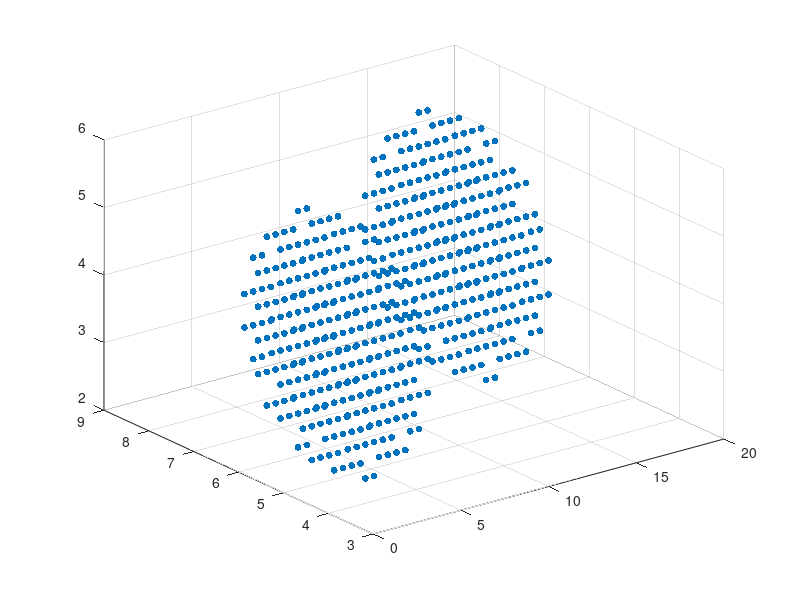

The MATLAB source for this figure: (Note: this script raises an error after producing the figure.)
% nH_skewColl_3d.m 
% 3d neo-Hookean model (skew impact of balls with gravity)

d = 3;              % dimension
CFL = 0.25;
tf  = 25.0;         % final time
dtk = 0.01;         % uniform time step
g = 9.80665/100;    % gravitational constant

% Material & Plot settings
ppc  = 2;           % # particles per grid cell = ppc^d
psize = 25;         % for plotting particles
sqSz = 1;           % for plotting grid nodes

% Elastic constants
% (E = 31.685, nu = 0.44022) -> mu = 11.0001, Ka = 88.3378, La = 81.0044
E_ym = 31.685; nu_pr = 0.44022;
mu = 0.5*E_ym/(1+nu_pr);    % shear modulus
Ka = (E_ym/3)/(1-2*nu_pr);  % bulk modulus 
La = Ka-(2/3)*mu;           % Lame's 1st parameter
md_p = 5.0;                 % particle mass density (for all p)
    
% Elastic params struct for funct. handles
elast.mu = mu; elast.Ka = Ka; elast.La = La;    % struct for funct. handles

% ======================== EULERIAN MESH =================================
a = 20.0; b = 12.0; c = 8.0; % Eul mesh domain: x=0:a, y=0:b, z=0:c
h = [1.0, 1.0, 1.0];         % grid stepsize (20x12x8 grid cells)   
% h = [0.5, 0.5, 0.5];         % grid stepsize (40x24x16 grid cells) 

% Grid & Particle initialization
x = 0:h(1):a;       % without padding
y = 0:h(2):b;
z = 0:h(3):c;
nx = length(x)-1;   % # x-axis partitions
ny = length(y)-1;   % # y-axis partitions
nz = length(z)-1;   % # z-axis partitions

[Ei,Ej,Ek] = meshgrid(x,y,z);   % grid node positions
NG = length(Ei(:));             % # grid nodes
    
% Eulerian grid struct
grid.O = [min(x) min(y) min(z)]; % origin = grid bottom-left corner (1x3)
grid.h = h;                      % 1x3
grid.n = [nx, ny, nz];           % 1x3
grid.height = Ek(:);             % NGx1

% Boundary Condition grid indices
BCg = zeros(size(Ei,1),size(Ei,2),size(Ei,3));
BCg(1,:,:)=1; BCg(end,:,:)=1; 
BCg(:,1,:)=1; BCg(:,end,:)=1;
BCg(:,:,1)=1; BCg(:,:,end)=1;
BCg = find(BCg(:));
    
% ======================= LAGRANGIAN PARTICLES ===========================
% Ball initial values
    % c1 
    c1x = 3.0;   c1y = 5.0;   c1z = 4.0;    % center = (3.0,5.0,4.0)
    v1x = 0.75;  v1y = 0.0;   v1z = 0.5;    % velocity = <0.75,0,0.5>
    r1in = 0.0;  r1out = 2.0;               % inner, outer radius
    % c2 (*** assuming: c2 & c1 have same radii ***)
    c2x = 15.0;  c2y = 7.0;   c2z = 4.0;    % center = (15.0,7.0,4.0)
    v2x = -0.75; v2y = 0.0;   v2z = 0.5;    % velocity = <-0.75,0,0.5>
    r2in = 0.0;  r2out = 2.0;               % inner, outer radius
    
% c1 (center=(3.0,5.0,4.0), radius=2.0)
    xc = (c1x-r1out) + h(1)/(2*ppc) : h(1)/ppc : (c1x+r1out) - h(1)/(2*ppc);  
    yc = (c1y-r1out) + h(2)/(2*ppc) : h(2)/ppc : (c1y+r1out) - h(2)/(2*ppc);
    zc = (c1z-r1out) + h(3)/(2*ppc) : h(3)/ppc : (c1z+r1out) - h(3)/(2*ppc);
    [Xi1,Xj1,Xk1] = meshgrid(xc,yc,zc); % c1 particle positions (rect. box)
    
    % Remove particles "outside" of c1 (center=(3.0,5.0,4.0), radius=2.0)
    outside = ( Xi1(:)-c1x ).^2 + ( Xj1(:)-c1y ).^2 + ( Xk1(:)-c1z ).^2;
    outside = [find( double(outside > r1out^2) );% outside particle indices
               find( double(outside < r1in^2) )];
    Xi1 = Xi1(:); Xj1 = Xj1(:); Xk1 = Xk1(:);    % reshape to col vectors
    Xi1(outside)=[]; Xj1(outside)=[]; Xk1(outside)=[];   % remove particles
    
% c2 (just c1 shifted) (*** assuming: c2 & c1 have same radius ***)
    Xi2 = Xi1 + (c2x-c1x);
    Xj2 = Xj1 + (c2y-c1y);
    Xk2 = Xk1 + (c2z-c1z);
    
% All particles coords 
    Phi_k = [Xi1, Xj1, Xk1; Xi2, Xj2, Xk2]; % NP x 3           
    NP = size(Phi_k,1);                     % # particles
    
% =========================== CHECK GRAPH ================================
    figure(1)
    scatter3(Phi_k(:,1),Phi_k(:,2),Phi_k(:,3),psize,'filled','c'); hold on;
    scatter3(Ei(:),Ej(:),Ek(:),sqSz,'+','b');
    hold off;

% ============================ Step k = 0 ================================
tic
k = 0;
t = 0;      % time at step k   
    
% Compute Particle Volumes (Tot_Volume/NP)
    Vol = prod(h)*(1/ppc^d)*ones(NP,1);
    
% Set Particle Mass (md_p = 5.0 for all p)
    mass_p = md_p*ones(NP,1).*Vol;  
    
% Initial Values (k=0)
    % Deformation gradient (F = Id for all particles) 
    Id = eye(d);
    Fk = repmat(Id(:),[1,NP]);      % 9xNP
    Jk = det_3d(Fk);                % 1xNP
    
    % APIC var
    Bm = 0*Fk;                      % 9xNP
    
    % Particle Velocity (3xNP)
    %         c1                 c2
    Uk = [v1x*ones(1,NP/2), v2x*ones(1,NP/2); 
          v1y*ones(1,NP/2), v2y*ones(1,NP/2);
          v1z*ones(1,NP/2), v2z*ones(1,NP/2)];     
    
    % "Actual" Energy over time 
    % funct. handle: Vol, mass_p, elast, & g are constant over time
    RealEngy = @(J,Fk,Uk,Xp) RealEngy_comp(J,Fk,Uk,Xp,Vol,mass_p,elast,g);
    u = P2G_vec(grid,Phi_k,Uk,[0 0 0]); w = u; % so we can compute init. Engy
       
    % Tolerance (for minimization)
    tol = min([max(h)^4, 1e-4, max(h)^-4]); % cases: h<1, h=1, h>1
    
    % ANIMATION
    T = [t,t]; 
    PHX = [Phi_k(:,1), Phi_k(:,1)]; 
    PHY = [Phi_k(:,2), Phi_k(:,2)]; 
    PHZ = [Phi_k(:,3), Phi_k(:,3)]; 
    JPK = [det_3d(Fk)', det_3d(Fk)'];

% ============================= Step k ===================================
while t < tf
    % "Actual" Energy over time 
    EvT(k+1,:) = [t,RealEngy(Jk,Fk,Uk,Phi_k)]; % [t,E,Q,K,El,G] 
                            
    %  APIC CFL (non-uniform time steps)
%     dtk = CFL*h(1)/( max(sum(abs(Uk),1) + (6/h(1))*sqrt(d)*sqrt(sum(Bm.^2,1))) );
%     dtk = min(dtk,tf-t);
    
    % APIC TRANSFER particle to grid 
    mom_p = bsxfun(@times,Uk,mass_p');      % particle mom    3xNP
    [mom_g,mass_g] = P2G_APIC(grid,Phi_k,Bm,mom_p,mass_p);
    mass_g = mass_g + eps;  % so we're not dividing mom_g by zeros 
    u = bsxfun(@rdivide, mom_g, mass_g');   % vel = mom/mass  3xNG
    u(:,BCg) = 0;                           % enforce BC
    
    % DYNAMICS
    % Initial guess (velocity)     
    w = u(:);           % (d*NG)x1
    
    % Redefine Function Handles  
    Hinv0 = @(w) w;     % init inv Hessian approx = Id (for LBFGS)
    E = @(w) E_comp(w,u,dtk,Fk,Vol,mass_g,grid,Phi_k,elast,g); 
    gradE = @(w) gradE_comp(w,u,dtk,Fk,Vol,mass_g,grid,Phi_k,elast,g);
    L2_rho = @(gradE) L2_rho_comp(gradE,mass_g,h);

    % LBFGS: [x,it,ng] = LBFGS2(x,f,grad_f,H,L2_rho,m,tol)
    [w,kb,ng] = LBFGS2(w,E,gradE,Hinv0,L2_rho,5,tol); % m=5 (memory limit)

    % APIC TRANSFER grid to particle (advection)
    w = reshape(w,[d NG]);                  % 3xNG
    w(:,BCg) = 0;                           % enforce BC
    xup = [Ei(:)'; Ej(:)'; Ek(:)'] + dtk*( (w+u)/2 ); % 3xNG
    [Phi_up,Vk,Bm] = G2P_APIC(grid,Phi_k,xup,w); 

    % Graph 
    scatter3(Phi_up(:,1),Phi_up(:,2),Phi_up(:,3),psize,'filled','co'); hold on; % particles
    scatter3(Ei(:),Ej(:),Ek(:),sqSz,'+','b'); hold on; % grid
    title(num2str(kb),num2str(t)); xlabel(num2str(k)); ylabel(num2str(dtk));
    hold off; pause(1e-10);
    
    % ANIMATION
    T = [T,t]; 
    PHX = [PHX, Phi_up(:,1)]; 
    PHY = [PHY, Phi_up(:,2)]; 
    PHZ = [PHZ, Phi_up(:,3)];
    JPK = [JPK, det_3d(Fk)'];
    
    % Update vars for next time step 
    k = k + 1;
    t = t + dtk;
    Fk = F_comp(grid,Phi_k,dtk,w,Fk);   % 9xNP
    Jk = det_3d(Fk);                    % 1xNP
    Phi_k = Phi_up;                     % NPx3
    Uk = Vk;                            % 3xNP

end
time = toc;

% "Actual" Energy over time 
EvT(k+1,:) = [t,RealEngy(Jk,Fk,Uk,Phi_k)]; % [t,E,Q,K,El,G] 

% ++++++++++++++++++++++++++++ PLOTS +++++++++++++++++++++++++++++++++++++

% Energy Plots 
figure(2)
plot(EvT(:,1),EvT(:,2),'r');   hold on; % Total Energy
plot(EvT(:,1),EvT(:,3),'-go'); hold on; % Potential Energy
plot(EvT(:,1),EvT(:,4),'-bs'); hold on; % Kinetic Energy
legend('Total Energy','Potential Energy','Kinetic Energy');
xlabel('time t'); hold off;
title('Energy');

figure(3)
plot(EvT(:,1),EvT(:,2),'r');    % Total Energy
title('Total Energy'); 

% ------------------------- ANIMATION DATA -------------------------------
% Write Energy data to text file ([t,E,Q,K,El,G])
writematrix(EvT,'Engy.dat','Delimiter',';');  % (k+1 x 6)

% Write Particle positions to text file
writematrix(PHX,'PHX.dat','Delimiter',';');  % (x-coords) (NP x k+1)
writematrix(PHY,'PHY.dat','Delimiter',';');  % (y-coords) (NP x k+1)
writematrix(PHZ,'PHZ.dat','Delimiter',';');  % (z-coords) (NP x k+1)

% Write J=det(Fp) particle data to text file
writematrix(JPK,'Jpk.dat','Delimiter',';');  % (NP x k+1)

% Write Grid Node positions to text file
writematrix([Ei(:),Ej(:),Ek(:)],'GNxyz.dat','Delimiter',';');  % (NG x 3)

% -------------------------- ANIMATED SIM --------------------------------
% SAVE Workspace and IMPORT into nH_skewColl_3d_ani.m  
% in order to render simulation as gif/mp4

% +++++++++++++++++++++++++++ FUNCTIONS ++++++++++++++++++++++++++++++++++

function [Engy] = RealEngy_comp(J,Fk,Uk,Xp,Vol,mass_p,elast,g)
% function to compute "actual" energy at time tk
%{  
    input var dims:
    J           1 x NP
    Fk          9 x NP
    Uk          3 x NP
    Xp          NP x 3
    Vol         NP x 1
    mass_p      NP x 1
    elast       struct of scalar constants

    funct var dims: 
    C                   9 x NP
    trC                 1 x NP
    H                   1 x NP
    E,Q,K,El,G          scalar
    Engy                1 x 5
%}
% dimension
    d = 3;

% Elastic constants
    mu = elast.mu;     % shear modulus
    La = elast.La;     % Lame's 1st parameter
    
% Compute
    C = Tmult_3d(Fk,Fk);
    trC = C(1,:) + C(5,:) + C(9,:);
    
% Potential Energy 
    % H(F) = W(F'F) = W(C)
    H = 0.5*mu*(trC - d) - mu*log(J) + 0.5*La*log(J).*log(J);% JST17 & mpm course eqn. 46
    El = dot(H,Vol');           % Elastic potential energy
    G = g*dot(mass_p,Xp(:,3));  % Gravitational potential energy
    Q = El + G;                 % Potential Energy
    
% Kinetic Energy
    K = 0.5*(dot(Uk,Uk,1) * (mass_p));
    
% Total Energy 
    E = Q + K; 
    
% Output
    Engy = [E, Q, K, El, G];
end

function [E,El,K,G] = E_comp(w,u,dt,Fk,Vol,mass_g,grid,Xp,elast,g)
% function to compute E, given w
%{  
    input var dims:
    w,u         3 x NG
    Fk          9 x NP
    Vol         NP x 1
    mass_g      NG x 1

    funct var dims: 
    Ftk         9 x NP
    J           1 x NP
    C           9 x NP
    trC         1 x NP
    H           1 x NP
    E,K,El,G    scalar
%}
% Elastic & Viscous constants
    mu = elast.mu;     % shear modulus
    La = elast.La;     % Lame's 1st parameter
    
    d = 3;
    NG = length(mass_g);
    w = reshape(w,[d NG]);
    u = reshape(u,[d NG]);
    
% Compute Ftk 
    Ftk = F_comp(grid,Xp,dt/2,w+u,Fk);
    
% Elastic Energy: El
    % H(F) = W(F'F) = W(C)
    J = det_3d(Ftk);
    C = Tmult_3d(Ftk,Ftk);
    trC = C(1,:) + C(5,:) + C(9,:);
    H = 0.5*mu*(trC - d) - mu*log(J) + 0.5*La*log(J).*log(J); % JST17 & mpm course eqn. 46
    El = dot(H,Vol'); 

% Gravitational Energy: G
    G = g*dot(mass_g,grid.height);
    
% Kinetic Energy: K
    K = (dot(w-u,w-u,1) * mass_g)/8;
    
% Total Energy: E = El + 0.25*dt*G + K 
    E = El + 0.25*dt*G + K;
end

function [gradE] = gradE_comp(w,u,dt,Fk,Vol,mass_g,grid,Xp,elast,g)
% function to compute gradE, given w
%{  
    input var dims:
    w,u         3 x NG
    Fk          9 x NP
    Vol         NP x 1
    mass_g      NG x 1

    funct var dims: 
    Ftk,P,B,FinvT               9 x NP
    J                           1 x NP
    gradEl,gradG,gradK,gradE    (3*NG) x 1
%}
% Elastic & Viscous constants
    mu = elast.mu;     % shear modulus
    La = elast.La;     % Lame's 1st parameter

    d = 3;
    NG = length(mass_g);
    w = reshape(w,[d NG]);
    u = reshape(u,[d NG]);
 
% Compute Ftk
    Ftk = F_comp(grid,Xp,dt/2,w+u,Fk);
    
% Elastic Energy: gradEl
    % P(F) = DH(F)
    J = det_3d(Ftk);
    FinvT = invT_3d(Ftk);
    % JST17 & mpm course, eqn. 48
    P = mu*(Ftk - FinvT) + bsxfun(@times, La*log(J), FinvT);
    
    % B
    B = multT_3d(P,Fk); % 9xNP  
    B = 0.25 * dt * bsxfun(@times,B,Vol');
    
    % [vg] = P2G_vec(grid,Xp,vp,b)
    gradEl = P2G_vec(grid,Xp,B(1:3,:),[1 0 0]) + P2G_vec(grid,Xp,B(4:6,:),[0 1 0]) + P2G_vec(grid,Xp,B(7:9,:),[0 0 1]); % dxNG
    gradEl = gradEl(:);   % (d*NG)x1                          % 9xNP

% Gravitational Energy: gradG
    gradG = [zeros(1,NG); zeros(1,NG); g*(mass_g')]; % positive b/c it is on the RHS of vel. update
    gradG = gradG(:);
    
% Kinetic Energy: gradK
    gradK = 0.25*bsxfun(@times,(w-u),(mass_g'));  % dxNG
    gradK = gradK(:);     % (d*NG)x1
    
% Total Energy: gradE
    gradE = gradEl + 0.25*dt*gradG + gradK;
end

function [tau] = L2_rho_comp(gradE,mass_g,h)
    % mass_g     NGx1 
    d = 3;
    NG = length(mass_g);
    gradE = reshape(gradE,[d NG]);              % dxNG
    tau = sum(gradE.^2,1).*(mass_g')/prod(h);   % 1xNG
    tau = sqrt(sum(tau));                       % scalar
end

% need: 
function [detA] = det_3d(A)
% A     9 x n
% detA  1 x n
detA = A(1,:).*(A(5,:).*A(9,:)-A(8,:).*A(6,:)) - A(4,:).*(A(2,:).*A(9,:)-A(8,:).*A(3,:)) + A(7,:).*(A(2,:).*A(6,:)-A(5,:).*A(3,:));
end

function [AinvT] = invT_3d(A)
% A         9 x n
% AinvT     9 x n
% detA      1 x n
detA = A(1,:).*(A(5,:).*A(9,:)-A(8,:).*A(6,:)) - A(4,:).*(A(2,:).*A(9,:)-A(8,:).*A(3,:)) + A(7,:).*(A(2,:).*A(6,:)-A(5,:).*A(3,:));
detA = detA + eps;  % avoid dividing by zero

AinvT = [   ( A(5,:).*A(9,:) - A(8,:).*A(6,:) ) ./ detA; 
            ( A(7,:).*A(6,:) - A(4,:).*A(9,:) ) ./ detA; 
            ( A(4,:).*A(8,:) - A(7,:).*A(5,:) ) ./ detA;
            ( A(8,:).*A(3,:) - A(2,:).*A(9,:) ) ./ detA;
            ( A(1,:).*A(9,:) - A(7,:).*A(3,:) ) ./ detA;
            ( A(7,:).*A(2,:) - A(1,:).*A(8,:) ) ./ detA;
            ( A(2,:).*A(6,:) - A(5,:).*A(3,:) ) ./ detA;
            ( A(4,:).*A(3,:) - A(1,:).*A(6,:) ) ./ detA;
            ( A(1,:).*A(5,:) - A(4,:).*A(2,:) ) ./ detA;  ];
end

% maybe need:
function [Ainv] = inv_3d(A)
% A         9 x n
% Ainv      9 x n
% detA      1 x n
detA = A(1,:).*(A(5,:).*A(9,:)-A(8,:).*A(6,:)) - A(4,:).*(A(2,:).*A(9,:)-A(8,:).*A(3,:)) + A(7,:).*(A(2,:).*A(6,:)-A(5,:).*A(3,:));
detA = detA + eps;  % avoid dividing by zero

Ainv = [    ( A(5,:).*A(9,:) - A(8,:).*A(6,:) ) ./ detA;    % 1
            ( A(8,:).*A(3,:) - A(2,:).*A(9,:) ) ./ detA;    % 2
            ( A(2,:).*A(6,:) - A(5,:).*A(3,:) ) ./ detA;    % 3
            ( A(7,:).*A(6,:) - A(4,:).*A(9,:) ) ./ detA;    % 4
            ( A(1,:).*A(9,:) - A(7,:).*A(3,:) ) ./ detA;    % 5
            ( A(4,:).*A(3,:) - A(1,:).*A(6,:) ) ./ detA;    % 6
            ( A(4,:).*A(8,:) - A(7,:).*A(5,:) ) ./ detA;    % 7
            ( A(7,:).*A(2,:) - A(1,:).*A(8,:) ) ./ detA;    % 8
            ( A(1,:).*A(5,:) - A(4,:).*A(2,:) ) ./ detA;  ];% 9
end

function [Atran] = tran_3d(A)
% A         9 x n
% Atran     9 x n

Atran = [A(1,:); A(4,:); A(7,:); A(2,:); A(5,:); A(8,:); A(3,:); A(6,:); A(9,:)];
end

% vectorized (and FASTER than C):
function [M] = mult_3d(A,B)
% M,A,B:     9 x n

% M = A * B
M = [A(1,:).*B(1,:) + A(4,:).*B(2,:) + A(7,:).*B(3,:);
     A(2,:).*B(1,:) + A(5,:).*B(2,:) + A(8,:).*B(3,:);
     A(3,:).*B(1,:) + A(6,:).*B(2,:) + A(9,:).*B(3,:);
     A(1,:).*B(4,:) + A(4,:).*B(5,:) + A(7,:).*B(6,:);
     A(2,:).*B(4,:) + A(5,:).*B(5,:) + A(8,:).*B(6,:);
     A(3,:).*B(4,:) + A(6,:).*B(5,:) + A(9,:).*B(6,:);
     A(1,:).*B(7,:) + A(4,:).*B(8,:) + A(7,:).*B(9,:);
     A(2,:).*B(7,:) + A(5,:).*B(8,:) + A(8,:).*B(9,:);
     A(3,:).*B(7,:) + A(6,:).*B(8,:) + A(9,:).*B(9,:)];
end

function [M] = multT_3d(A,B)
% M,A,B:     9 x n

% M = A * B'
M = [A(1,:).*B(1,:) + A(4,:).*B(4,:) + A(7,:).*B(7,:);
     A(2,:).*B(1,:) + A(5,:).*B(4,:) + A(8,:).*B(7,:);
     A(3,:).*B(1,:) + A(6,:).*B(4,:) + A(9,:).*B(7,:);
     A(1,:).*B(2,:) + A(4,:).*B(5,:) + A(7,:).*B(8,:);
     A(2,:).*B(2,:) + A(5,:).*B(5,:) + A(8,:).*B(8,:);
     A(3,:).*B(2,:) + A(6,:).*B(5,:) + A(9,:).*B(8,:);
     A(1,:).*B(3,:) + A(4,:).*B(6,:) + A(7,:).*B(9,:);
     A(2,:).*B(3,:) + A(5,:).*B(6,:) + A(8,:).*B(9,:);
     A(3,:).*B(3,:) + A(6,:).*B(6,:) + A(9,:).*B(9,:)];
end

function [M] = Tmult_3d(A,B)
% M,A,B:     9 x n

% M = A' * B
M = [A(1,:).*B(1,:) + A(2,:).*B(2,:) + A(3,:).*B(3,:);
     A(4,:).*B(1,:) + A(5,:).*B(2,:) + A(6,:).*B(3,:);
     A(7,:).*B(1,:) + A(8,:).*B(2,:) + A(9,:).*B(3,:);
     A(1,:).*B(4,:) + A(2,:).*B(5,:) + A(3,:).*B(6,:);
     A(4,:).*B(4,:) + A(5,:).*B(5,:) + A(6,:).*B(6,:);
     A(7,:).*B(4,:) + A(8,:).*B(5,:) + A(9,:).*B(6,:);
     A(1,:).*B(7,:) + A(2,:).*B(8,:) + A(3,:).*B(9,:);
     A(4,:).*B(7,:) + A(5,:).*B(8,:) + A(6,:).*B(9,:);
     A(7,:).*B(7,:) + A(8,:).*B(8,:) + A(9,:).*B(9,:)];
end

% ======================== Wrapper Functions =============================
function fp = G2P_PIC(grid,Xp,fg,b)
%{  
var dimensions:
    Xp:     NP x 3
    fg:     1 x NG
    b =     [bx,by,bz]

    fp:     1 x NP  
%}

    % Parse inputs (unpack)
    Ox = grid.O(1); Oy = grid.O(2); Oz = grid.O(3); 
    hx = grid.h(1); hy = grid.h(2); hz = grid.h(3);
    nx = grid.n(1); ny = grid.n(2); nz = grid.n(3);
    Yp = Xp(:,2); Zp = Xp(:,3); Xp = Xp(:,1); 
    bx = b(1); by = b(2); bz = b(3);

    % Call C function
    fp = G2P_PIC_3d(Ox, Oy, Oz, hx, hy, hz, nx, ny, nz, Xp, Yp, Zp, fg, bx, by, bz);
end

function fg = P2G_PIC(grid,Xp,fp,b)
%{  
var dimensions:
    Xp:     NP x 3
    fp:     1 x NP
    b =     [bx,by,bz]

    fg:     1 x NG  
%}

    % Parse inputs (unpack)
    Ox = grid.O(1); Oy = grid.O(2); Oz = grid.O(3); 
    hx = grid.h(1); hy = grid.h(2); hz = grid.h(3);
    nx = grid.n(1); ny = grid.n(2); nz = grid.n(3);
    Yp = Xp(:,2); Zp = Xp(:,3); Xp = Xp(:,1); 
    bx = b(1); by = b(2); bz = b(3);

    % Call C function
    fg = P2G_PIC_3d(Ox, Oy, Oz, hx, hy, hz, nx, ny, nz, Xp, Yp, Zp, fp, bx, by, bz);
end

function [vp] = G2P_vec(grid,Xp,vg,b)
%{  
var dimensions:
    Xp:     NP x 3
    vg:     3 x NG
    b =     [bx,by,bz]

    vp:     3 x NP  
%}

% Parse inputs (unpack)
Ox = grid.O(1); Oy = grid.O(2); Oz = grid.O(3);
hx = grid.h(1); hy = grid.h(2); hz = grid.h(3);
nx = grid.n(1); ny = grid.n(2); nz = grid.n(3);
Yp = Xp(:,2); Zp = Xp(:,3); Xp = Xp(:,1);
fg1 = vg(1,:); fg2 = vg(2,:); fg3 = vg(3,:);
bx = b(1); by = b(2); bz = b(3);

% Call C function
[fp1, fp2, fp3] = G2P_vec_3d(Ox, Oy, Oz, hx, hy, hz, nx, ny, nz, Xp, Yp, Zp, fg1, fg2, fg3, bx, by, bz);

% Package Outputs
vp = [fp1; fp2; fp3];
end

function [vg] = P2G_vec(grid,Xp,vp,b)
%{  
var dimensions:
    Xp:     NP x 3
    vp:     3 x NP
    b =     [bx,by,bz]

    vg:     3 x NG  
%}

% Parse inputs (unpack)
Ox = grid.O(1); Oy = grid.O(2); Oz = grid.O(3);
hx = grid.h(1); hy = grid.h(2); hz = grid.h(3);
nx = grid.n(1); ny = grid.n(2); nz = grid.n(3);
Yp = Xp(:,2); Zp = Xp(:,3); Xp = Xp(:,1);
fp1 = vp(1,:); fp2 = vp(2,:); fp3 = vp(3,:);
bx = b(1); by = b(2); bz = b(3);

% Call C function
[fg1, fg2, fg3] = P2G_vec_3d(Ox, Oy, Oz, hx, hy, hz, nx, ny, nz, Xp, Yp, Zp, fp1, fp2, fp3, bx, by, bz);

% Package Outputs
vg = [fg1; fg2; fg3];
end

function [Fup] = F_comp(grid,Xp,dt,v,F)
%{  
var dimensions:
    Xp:     NP x 3
    dt:     scalar
    v:      3 x NG
    F:      9 x NP
    Fi:     1 x NP

    Fup:    9 x NP
%}

% Parse inputs (unpack)
Ox = grid.O(1); Oy = grid.O(2); Oz = grid.O(3);
hx = grid.h(1); hy = grid.h(2); hz = grid.h(3);
nx = grid.n(1); ny = grid.n(2); nz = grid.n(3);
Yp = Xp(:,2); Zp = Xp(:,3); Xp = Xp(:,1);
% dt = dt;
vx = v(1,:); vy = v(2,:); vz = v(3,:);
F1 = F(1,:); F2 = F(2,:); F3 = F(3,:);
F4 = F(4,:); F5 = F(5,:); F6 = F(6,:);
F7 = F(7,:); F8 = F(8,:); F9 = F(9,:);

% Call C function
[Fup1,Fup2,Fup3,Fup4,Fup5,Fup6,Fup7,Fup8,Fup9] = F_comp_3d(Ox,Oy,Oz, hx,hy,hz, nx,ny,nz, Xp,Yp,Zp, dt, vx,vy,vz, F1,F2,F3,F4,F5,F6,F7,F8,F9);

% Package Outputs
Fup = [Fup1; Fup2; Fup3; Fup4; Fup5; Fup6; Fup7; Fup8; Fup9];
end

function [Phi,Vp,B] = G2P_APIC(grid,Xp,xup,w)
%{  
var dimensions:
    Xp:     NP x 3
    xup,w:  3 x NG
    
    Phi:    NP x 3
    Vp:     3 x NP
    B:      9 x NP
%}

% Parse inputs (unpack)
Ox = grid.O(1); Oy = grid.O(2); Oz = grid.O(3);
hx = grid.h(1); hy = grid.h(2); hz = grid.h(3);
nx = grid.n(1); ny = grid.n(2); nz = grid.n(3);
Yp = Xp(:,2); Zp = Xp(:,3); Xp = Xp(:,1);
xup1 = xup(1,:); xup2 = xup(2,:); xup3 = xup(3,:);
w1 = w(1,:); w2 = w(2,:); w3 = w(3,:);

% Call C function
[Phi1,Phi2,Phi3, Vp1,Vp2,Vp3, B1,B2,B3,B4,B5,B6,B7,B8,B9] = G2P_APIC_3d(Ox,Oy,Oz, hx,hy,hz, nx,ny,nz, Xp,Yp,Zp, xup1,xup2,xup3, w1,w2,w3);

% Package Outputs
Phi = [Phi1, Phi2, Phi3];
Vp = [Vp1; Vp2; Vp3];
B = [B1; B2; B3; B4; B5; B6; B7; B8; B9;];
end

function [mom_g,mass_g] = P2G_APIC(grid,Xp,B,mom_p,mass_p)
%{  
var dimensions:
    Xp:         NP x 3
    B:          9 x NP
    mom_p:      3 x NP
    mass_p:     NP x 1
    
    mom_g:      3 x NG
    mass_g:     NG x 1
%}

% Parse inputs (unpack)
Ox = grid.O(1); Oy = grid.O(2); Oz = grid.O(3);
hx = grid.h(1); hy = grid.h(2); hz = grid.h(3);
nx = grid.n(1); ny = grid.n(2); nz = grid.n(3);
Yp = Xp(:,2); Zp = Xp(:,3); Xp = Xp(:,1);
B1 = B(1,:); B2 = B(2,:); B3 = B(3,:); 
B4 = B(4,:); B5 = B(5,:); B6 = B(6,:);
B7 = B(7,:); B8 = B(8,:); B9 = B(9,:); 
mom_p1 = mom_p(1,:); mom_p2 = mom_p(2,:); mom_p3 = mom_p(3,:);
mass_p = mass_p(:);

% Call C function
[mom_g1,mom_g2,mom_g3,mass_g] = P2G_APIC_3d(Ox,Oy,Oz, hx,hy,hz, nx,ny,nz, Xp,Yp,Zp, B1,B2,B3,B4,B5,B6,B7,B8,B9, mom_p1,mom_p2,mom_p3, mass_p);

% Package Outputs
mom_g = [mom_g1; mom_g2; mom_g3];
end

